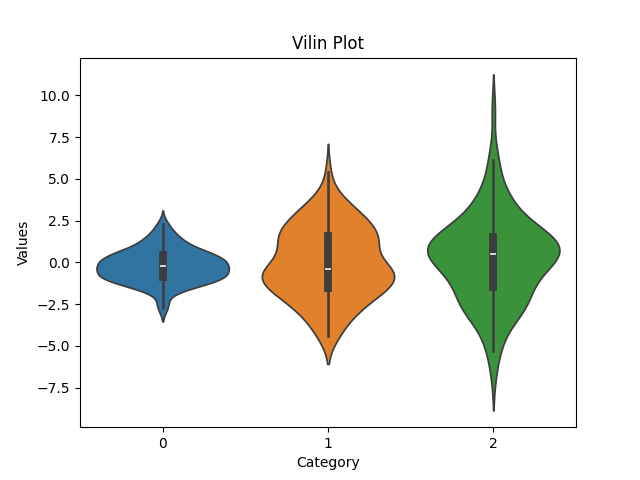

The Python source for this figure:
import matplotlib.pyplot as plt
import seaborn as sbn
import numpy as np

data = [np.random.normal(0,std,100) for std in range(1,4)]
print("data",data)
sbn.violinplot(data=data)
plt.title('Vilin Plot')
plt.xlabel('Category')
plt.ylabel('Values')
plt.show()
